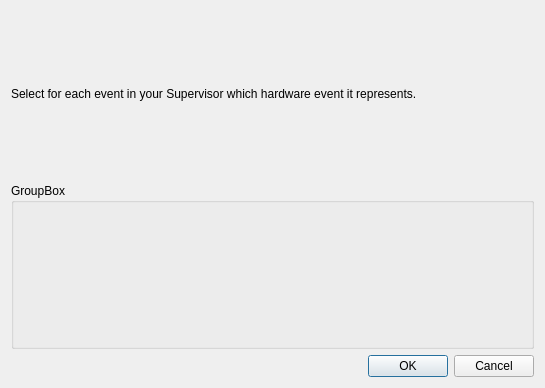
<?xml version="1.0" encoding="UTF-8"?>
<ui version="4.0">
 <class>HWConnections</class>
 <widget class="QDialog" name="HWConnections">
  <property name="geometry">
   <rect>
    <x>0</x>
    <y>0</y>
    <width>545</width>
    <height>388</height>
   </rect>
  </property>
  <property name="windowTitle">
   <string>Dialog</string>
  </property>
  <layout class="QVBoxLayout" name="verticalLayout">
   <item>
    <widget class="QLabel" name="label">
     <property name="text">
      <string>Select for each event in your Supervisor which hardware event it represents.</string>
     </property>
    </widget>
   </item>
   <item>
    <widget class="QGroupBox" name="groupBox">
     <property name="title">
      <string>GroupBox</string>
     </property>
    </widget>
   </item>
   <item>
    <widget class="QDialogButtonBox" name="buttonBox">
     <property name="orientation">
      <enum>Qt::Horizontal</enum>
     </property>
     <property name="standardButtons">
      <set>QDialogButtonBox::Cancel|QDialogButtonBox::Ok</set>
     </property>
    </widget>
   </item>
  </layout>
 </widget>
 <resources/>
 <connections>
  <connection>
   <sender>buttonBox</sender>
   <signal>accepted()</signal>
   <receiver>HWConnections</receiver>
   <slot>accept()</slot>
   <hints>
    <hint type="sourcelabel">
     <x>248</x>
     <y>254</y>
    </hint>
    <hint type="destinationlabel">
     <x>157</x>
     <y>274</y>
    </hint>
   </hints>
  </connection>
  <connection>
   <sender>buttonBox</sender>
   <signal>rejected()</signal>
   <receiver>HWConnections</receiver>
   <slot>reject()</slot>
   <hints>
    <hint type="sourcelabel">
     <x>316</x>
     <y>260</y>
    </hint>
    <hint type="destinationlabel">
     <x>286</x>
     <y>274</y>
    </hint>
   </hints>
  </connection>
 </connections>
</ui>
